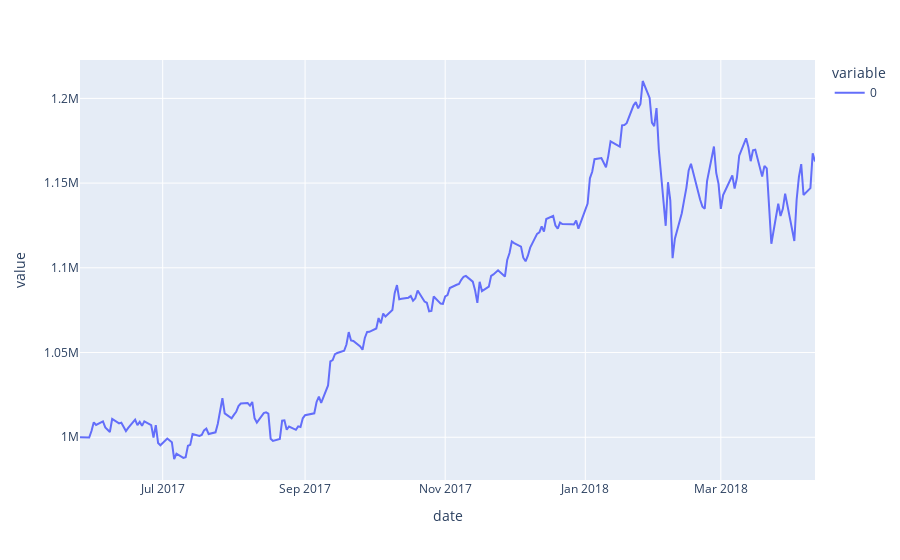

Source (notebook cell):
### Code cell
portfolio.nav.plot()

### Figure 1 — Plotly figure (JSON) as saved in the notebook; plotly's stock layout.template omitted (floating-point values rounded to 4 significant figures; data arrays with more than 128 entries replaced by an {"elided": "..."} marker saying what was removed)
{"data": [{"hovertemplate": "variable=0<br>date=%{x}<br>value=%{y}<extra></extra>", "legendgroup": "0", "line": {"color": "#636efa", "dash": "solid"}, "marker": {"symbol": "circle"}, "mode": "lines", "name": "0", "orientation": "v", "showlegend": true, "type": "scatter", "x": {"elided": "220 str values"}, "xaxis": "x", "y": {"elided": "220 float values"}, "yaxis": "y"}], "layout": {"autosize": true, "legend": {"title": {"text": "variable"}, "tracegroupgap": 0}, "margin": {"t": 60}, "xaxis": {"anchor": "y", "autorange": true, "domain": [0, 1], "range": ["2017-05-26", "2018-04-11"], "title": {"text": "date"}, "type": "date"}, "yaxis": {"anchor": "x", "autorange": true, "domain": [0, 1], "range": [974800.0, 1223000.0], "title": {"text": "value"}, "type": "linear"}}}
